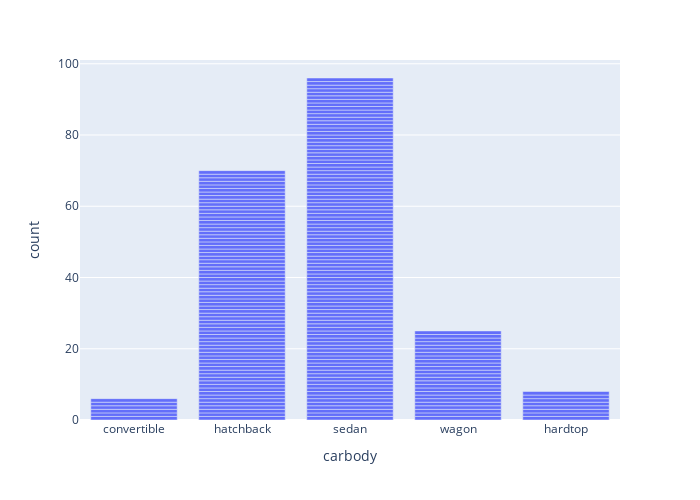

Notebook code for this chart:
### Code cell
px.bar(df, df['carbody'], height=500, width=700)

### Figure 1 — Plotly figure (JSON) as saved in the notebook; plotly's stock layout.template omitted (floating-point values rounded to 4 significant figures; data arrays with more than 128 entries replaced by an {"elided": "..."} marker saying what was removed)
{"data": [{"alignmentgroup": "True", "hovertemplate": "carbody=%{x}<br>count=%{y}<extra></extra>", "legendgroup": "", "marker": {"color": "#636efa", "pattern": {"shape": ""}}, "name": "", "offsetgroup": "", "orientation": "v", "showlegend": false, "textposition": "auto", "type": "bar", "x": {"elided": "205 str values"}, "xaxis": "x", "y": {"elided": "205 int values"}, "yaxis": "y"}], "layout": {"barmode": "relative", "height": 500, "legend": {"tracegroupgap": 0}, "margin": {"t": 60}, "width": 700, "xaxis": {"anchor": "y", "domain": [0, 1], "title": {"text": "carbody"}}, "yaxis": {"anchor": "x", "domain": [0, 1], "title": {"text": "count"}}}}
